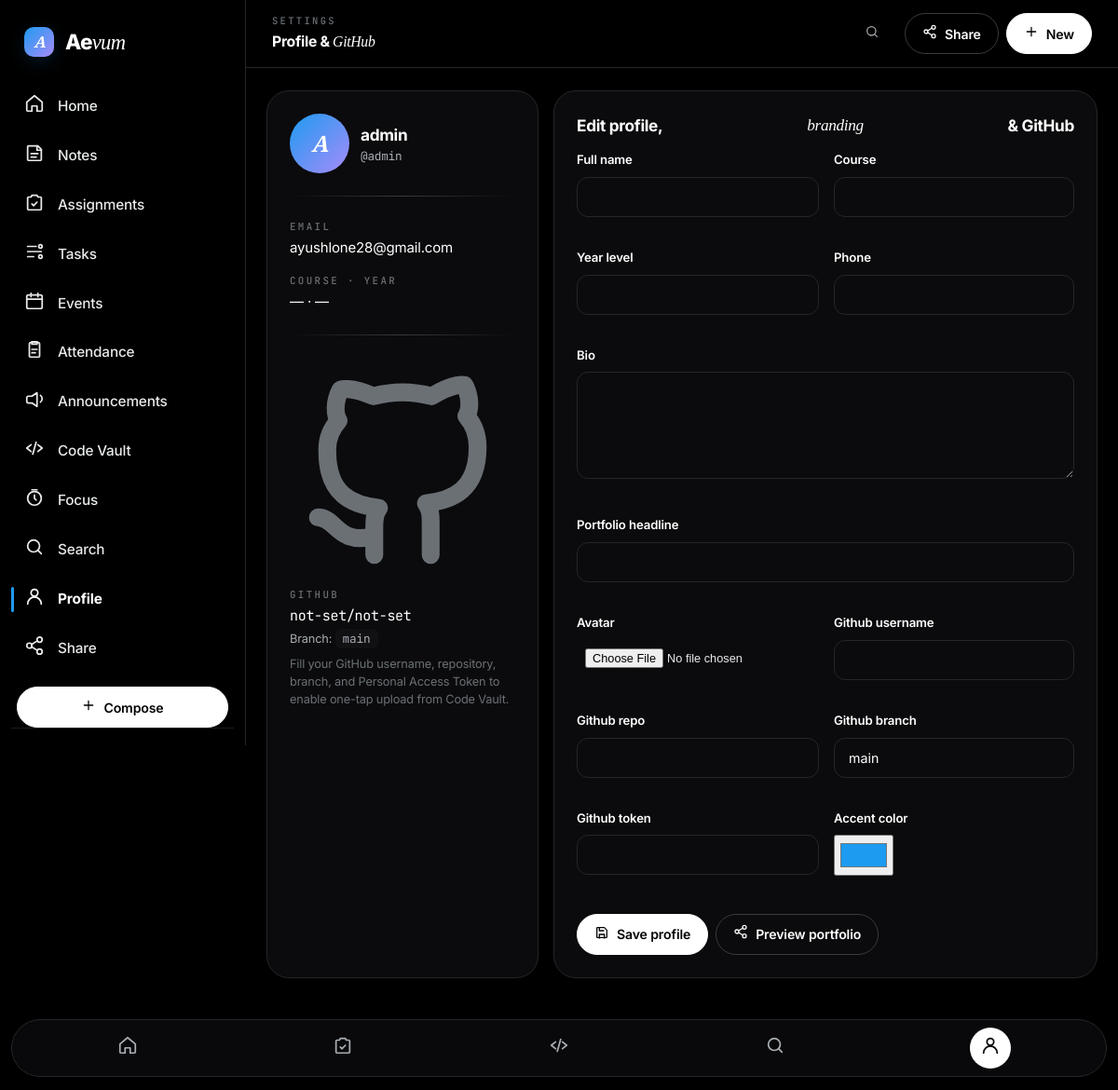
/profile/ (signed in), run on the app's committed database.
### hub/models.py (models this page shows, shortened)
class Profile(models.Model):
    user = models.OneToOneField(User, on_delete=models.CASCADE)
    full_name = models.CharField(max_length=150, blank=True)
    course = models.CharField(max_length=120, blank=True)
    year_level = models.CharField(max_length=50, blank=True)
    phone = models.CharField(max_length=30, blank=True)
    bio = models.TextField(blank=True)
    portfolio_headline = models.CharField(max_length=180, blank=True)
    avatar = models.ImageField(upload_to='avatars/', blank=True, null=True)
    github_username = models.CharField(max_length=120, blank=True)
    github_repo = models.CharField(max_length=180, blank=True)
    github_branch = models.CharField(max_length=80, default='main', blank=True)
    github_token = models.CharField(max_length=255, blank=True)
    accent_color = models.CharField(max_length=20, default='#1d9bf0', blank=True)

### hub/views.py (the view)
# urls.py: path('profile/', views.profile_settings, name='profile'),
@login_required
def profile_settings(request):
    profile = request.user.profile
    form = ProfileForm(request.POST or None, request.FILES or None, instance=profile)
    if request.method == 'POST' and form.is_valid():
        form.save()
        messages.success(request, 'Profile, branding, and GitHub settings updated successfully.')
        return redirect('profile')
    return render(request, 'profile.html', {'form': form, 'profile': profile})

### hub/forms.py
class ProfileForm(forms.ModelForm):
    class Meta:
        model = Profile
        fields = [
            'full_name', 'course', 'year_level', 'phone', 'bio', 'portfolio_headline',
            'avatar', 'github_username', 'github_repo', 'github_branch', 'github_token', 'accent_color'
        ]
        widgets = {
            'bio': forms.Textarea(attrs={'rows': 4}),
            'github_token': forms.PasswordInput(render_value=True),
            'accent_color': forms.TextInput(attrs={'type': 'color'}),
        }

### templates/profile.html (shortened to what this page needs)
{% extends 'base.html' %}
{% block eyebrow %}SETTINGS{% endblock %}
{% block topbar_title %}Profile &amp; <em>GitHub</em>{% endblock %}
{% block content %}
<div class="grid" style="grid-template-columns:1fr 2fr">
  <div class="x-panel">
    <div class="d-flex items-center gap-3 mb-3">
      <div class="av-x" style="width:64px;height:64px;font-family:var(--font-serif);font-style:italic;font-weight:700;font-size:1.6rem;color:#fff;background:linear-gradient(135deg,#1d9bf0,#a78bfa);border:0">{{ user.username|first|upper }}</div>
      <div style="min-width:0">
        <div class="text-hi" style="font-weight:700;font-size:1.15rem;letter-spacing:-.02em">{{ profile.full_name|default:user.username }}</div>
        <div class="text-mid mono small">@{{ user.username }}</div>
      </div>
    </div>
    <hr class="gradient-line">
    <div class="eyebrow mb-1">Email</div>
    <div class="mb-3 text-hi" style="word-break:break-all">{{ user.email|default:'—' }}</div>
    <div class="eyebrow mb-1">Course · Year</div>
    <div class="mb-3 text-hi">{{ profile.course|default:'—' }} · {{ profile.year_level|default:'—' }}</div>
    <hr class="gradient-line">
    <div class="eyebrow mb-1"><span data-icon="github"></span> GitHub</div>
    <div class="text-hi mono">{{ profile.github_username|default:'not-set' }}/{{ profile.github_repo|default:'not-set' }}</div>
    <div class="text-mid small mt-1">Branch: <code style="background:var(--bg-elev-2);padding:2px 8px;border-radius:6px">{{ profile.github_branch|default:'main' }}</code></div>
    <div class="text-mut small mt-2">Fill your GitHub username, repository, branch, and Personal Access Token to enable one-tap upload from Code Vault.</div>
  </div>
  <div class="x-form-card">
    <div class="section-title">Edit profile, <em>branding</em> &amp; GitHub</div>
    <form method="post" enctype="multipart/form-data">
      <div class="grid" style="grid-template-columns:repeat(2,1fr)">
        {% for field in form %}
        <div class="form-group" {% if field.name == 'bio' or field.name == 'portfolio_headline' %}style="grid-column:1/-1"{% endif %}>
          <label class="form-label" for="{{ field.id_for_label }}">{{ field.label }}</label>
          {{ field }}
        </div>
        {% endfor %}
      </div>
      <div class="d-flex gap-2 mt-4 flex-wrap">
        <button class="btn-x btn-primary-x"><span data-icon="save"></span><span>Save profile</span></button>
        <a class="btn-x btn-outline-x" href="{% url 'share-profile' %}"><span data-icon="share"></span><span>Preview portfolio</span></a>
      </div>
    </form>
  </div>
</div>
{% endblock %}

### templates/base.html (shortened to what this page needs)
{% load static %}<!DOCTYPE html>
<html lang="en">
<head>
<link href="{% static 'css/style.css' %}" rel="stylesheet">
</head>
<body>
<div class="app-shell">
  {% if user.is_authenticated %}
  <aside class="sidebar-x">
    <a class="brand-x" href="{% url 'dashboard' %}">
      <span class="brand-mark">A</span>
      <span class="brand-word">Ae<em>vum</em></span>
    </a>
    <nav class="nav-x">
      <a href="{% url 'dashboard' %}"><span data-icon="home"></span><span>Home</span></a>
      <a href="{% url 'note-list' %}"><span data-icon="note"></span><span>Notes</span></a>
      <a href="{% url 'assignment-list' %}"><span data-icon="assign"></span><span>Assignments</span></a>
      <a href="{% url 'task-board' %}"><span data-icon="task"></span><span>Tasks</span></a>
      <a href="{% url 'event-calendar' %}"><span data-icon="event"></span><span>Events</span></a>
      <a href="{% url 'attendance-list' %}"><span data-icon="att"></span><span>Attendance</span></a>
      <a href="{% url 'announcement-list' %}"><span data-icon="news"></span><span>Announcements</span></a>
      <a href="{% url 'snippet-list' %}"><span data-icon="code"></span><span>Code Vault</span></a>
      <a href="{% url 'focus-timer' %}"><span data-icon="focus"></span><span>Focus</span></a>
      <a href="{% url 'search' %}?q="><span data-icon="search"></span><span>Search</span></a>
      <a href="{% url 'profile' %}"><span data-icon="user"></span><span>Profile</span></a>
      <a href="{% url 'share-profile' %}"><span data-icon="share"></span><span>Share</span></a>
    </nav>
    <div class="sidebar-cta mt-3">
      <a class="btn-x btn-primary-x btn-block" href="{% url 'assignment-create' %}"><span data-icon="plus"></span><span>Compose</span></a>
    </div>
    <div class="sidebar-foot">
      <div class="sidebar-user">
      </div>
    </div>
  </aside>
  {% endif %}
  <main class="main-x">
    <header class="topbar-x">
      <div class="topbar-inner">
        <div class="topbar-title">
          <span class="eyebrow">{% block eyebrow %}Aevum{% endblock %}</span>
          <span class="h">{% block topbar_title %}Premium student OS{% endblock %}</span>
        </div>
        <div class="d-flex items-center gap-2 flex-wrap">
          {% if user.is_authenticated %}
          <a class="btn-x btn-ghost-x" href="{% url 'search' %}?q="><span data-icon="search"></span></a>
          <a class="btn-x btn-outline-x" href="{% url 'share-profile' %}"><span data-icon="share"></span><span>Share</span></a>
          <a class="btn-x btn-primary-x" href="{% url 'snippet-create' %}"><span data-icon="plus"></span><span>New</span></a>
          {% else %}
          <a class="btn-x btn-outline-x" href="{% url 'login' %}">Login</a>
          <a class="btn-x btn-primary-x" href="{% url 'register' %}">Sign up</a>
          {% endif %}
        </div>
      </div>
    </header>
    <div class="content-x">
      {% block content %}{% endblock %}
    </div>
    {% if user.is_authenticated %}
    <nav class="mobile-nav-x">
      <a href="{% url 'dashboard' %}"><span data-icon="home"></span></a>
      <a href="{% url 'assignment-list' %}"><span data-icon="assign"></span></a>
      <a href="{% url 'snippet-list' %}"><span data-icon="code"></span></a>
      <a href="{% url 'search' %}?q="><span data-icon="search"></span></a>
      <a href="{% url 'profile' %}"><span data-icon="user"></span></a>
    </nav>
    {% endif %}
  </main>
</div>
</body>
</html>

### data on the page
Profile: full_name "admin", course "—", year_level "—", github_username "not-set", github_repo "not-set", github_branch "main", form "main" "#1d9bf0"

### other printed values
{{ user.username|first|upper }} "A"
{{ user.username }} "admin"
{{ user.email|default:'—' }} "ayushlone28@gmail.com"
{{ field.label }} "Full name" "Course" "Year level" "Phone" "Bio" "Portfolio headline" "Avatar" "Github username" "Github repo" "Github branch" "Github token" "Accent color"
